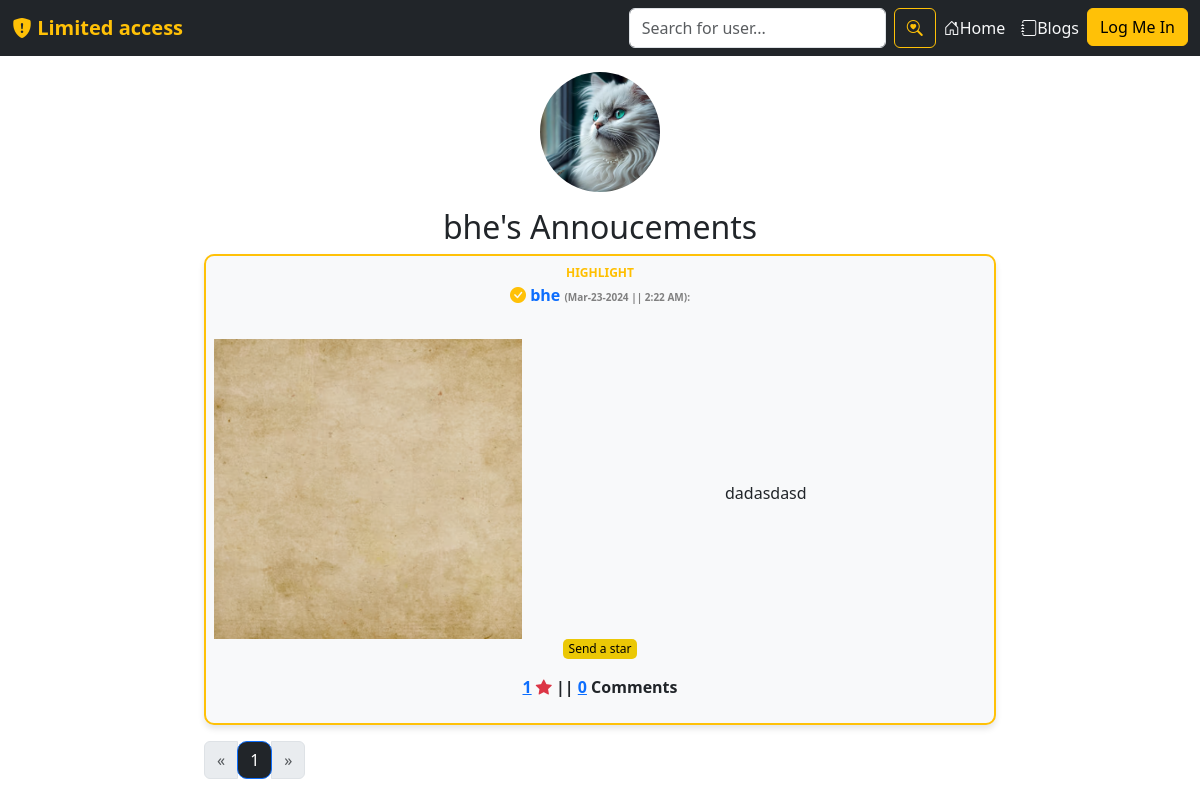
/bhe/announcements/, run on the app's committed database.
### users/models.py (models this page shows, shortened)
class Profile(models.Model):
    user = models.OneToOneField(User, on_delete=models.CASCADE)
    motto = models.TextField(max_length=300, default="Best friends don’t let you do stupid things alone.")
    about_yourself = models.TextField(max_length=2000, default="😀")
    profile_pic = models.ImageField(default='profilepic.jpg',upload_to='profile_pictures')
    q1 = models.TextField(max_length=1000, default="No answer yet.")
    q2 = models.TextField(max_length=1000, default="No answer yet.")
    q3 = models.TextField(max_length=1000, default="No answer yet.")
    q4 = models.TextField(max_length=1000, default="No answer yet.")
    verified = models.BooleanField(default=False)

class BulletinBoard(models.Model):
    id = models.UUIDField(primary_key=True, default=uuid.uuid4)
    user = models.CharField(max_length=100)
    content = models.TextField()
    image = models.ImageField(default='read-me.jpg', upload_to='announcement_pics')
    liked = models.ManyToManyField(User, default=None, blank=True, related_name='liked')
    created_at = models.DateTimeField(default=datetime.now)
    no_of_likes = models.IntegerField(default=0)
    no_of_comments = models.IntegerField(default=0)
    highlight = models.BooleanField(default=False)

### users/views.py (the view)
# urls.py: path('<str:username>/announcements/', views.user_announcements, name='user-announcements'),
def user_announcements(request, username):
    profile = get_object_or_404(Profile, user__username=username)
    announcement_list = BulletinBoard.objects.filter(user=username).order_by('-created_at')
    paginator = Paginator(announcement_list, 18)
    page_number = request.GET.get('page', 1)
    try:
        announcements = paginator.page(page_number)
    except PageNotAnInteger:
        announcements = paginator.page(1)
    except EmptyPage:
        announcements = paginator.page(paginator.num_pages)
    return render(request, 'users/user-announcements.html', {'announcements': announcements, 'username': username, 'profile':profile})

### users/templates/users/user-announcements.html (shortened to what this page needs)
{% extends 'users/base.html' %}
{% block content %}
        <div class="text-center mt-4 pt-5">
            <img width="120" height="120" style="object-fit:cover; border-radius:60px;" src="{{ profile.profile_pic.url }}"/><br>
        </div>
        <div class="text-center pt-3">
            <h2>{{profile.user}}'s Annoucements</h2>
        </div>
        <div class="row justify-content-center">
            <div class="col-md-8 text-center">
                {% for post in announcements %}
                <div class="bg-light border border-2 border-warning p-2 mb-3" style="
                border-radius:10px;
                box-shadow: 0 4px 6px rgba(0, 0, 0, 0.1);
                ">
                <div class="">
                    {% if post.highlight %}
                    <p style="font-size:12px;
                            font-weight:bolder; color:rgb(255, 191, 0);
                            margin-bottom: 1px;">HIGHLIGHT</p>
                        {% endif %}
                    <p class="fw-bold text-warning">
                        <a href="{% url 'profile' username=post.user %}" style="text-decoration: none;">
                            {% if post.highlight %}
                            <i class="bi bi-check-circle-fill text-warning"></i>
                            {% endif %}
                            <span>{{ post.user }}</span>
                        </a>
                            <span style="font-size:10px; color:gray;">
                            ({{ post.created_at|date:"M-d-Y" }} || {{ post.created_at|time:"g:i A" }}):
                        </span>
                    </p>
                <div class="row align-items-center pt-3">
                    <div class="col-lg-5">
                        <a href="{{ post.image.url }}" data-lightbox="image">
                            <img src="{{ post.image.url }}" style="object-fit:cover; width:100%; height: 300px;">
                        </a>
                    </div>
                    <div class="col-lg-7">
                        <p class="text-muted my-4" style="text-align: left;">
                            <div class="bulletin-post" id="post{{ post.id }}">
                                {{ post.content|truncatewords:60 }}
                            </div>
                        </p>
                    </div>
                </div>
            </div>
            <form action="{% url 'users:like-post' %}" method="POST" class="like-form" id="{{post.id}}">
                <p class="fst-italic" style="font-size:12px;">
                    {% if user not in post.liked.all %}
                    <button type="submit" style="border:none; border-radius:5px; background-color:#ebc805;" class="like-btn{{post.id}}">
                        Send a star
                    </button>
                    {% else %}
                    <button type="submit" style="border:none; border-radius:5px; background-color:#ebc805;" class="like-btn{{post.id}}">
                        Unsend star
                    </button>
                    {% endif %}
                    <div class="d-inline fw-bold">
                        <a href="{% url 'users:likers' post.id %}"
                        {% comment %} data-bs-toggle="modal" data-bs-target="#likersModal"> {% endcomment %}
                            <span class="like-count{{post.id}}">{{ post.no_of_likes }}</a></span>
                        <span><i class="bi bi-star-fill text-danger"></i></span> ||
                        <a href="{% url 'users:likers' post.id %}">
                            <span>{{ post.no_of_comments }}</span></a>
                            {% if post.no_of_comments == 1 %}Comment
                            {%else%} Comments {% endif %}
                    </div>
                </p>
            </form>
        </div>
                {% endfor %}
        <div class="pagination text-center">
            <nav aria-label="Page navigation example">
                <ul class="pagination">
                    <li class="page-item {% if not announcements.has_previous %}disabled{% endif %}">
                        <a class="page-link" href="?page=1" aria-label="Previous">
                            <span aria-hidden="true">&laquo;</span>
                        </a>
                    </li>
                    {% for page_num in announcements.paginator.page_range %}
                    <li class="page-item {% if page_num == announcements.number %}active{% endif %}">
                        <a class="page-link bg-dark" style="border-radius:10px;" href="?page={{ page_num }}">{{ page_num }}</a>
                    </li>
                    {% endfor %}
                    {% if announcements.has_next %}
                    <li class="page-item">
                        <a class="page-link" href="?page={{ announcements.next_page_number }}" aria-label="Next">
                            <span aria-hidden="true">&raquo;</span>
                        </a>
                    </li>
                    {% else %}
                    <li class="page-item disabled">
                        <span class="page-link" aria-hidden="true">&raquo;</span>
                    </li>
                    {% endif %}
                </ul>
            </nav>
        </div>
            </div>
        </div>
{% endblock %}

### data on the page
Profile: profile_pic (picture), user "bhe"
BulletinBoard: highlight "HIGHLIGHT", user "bhe", created_at "Mar-23-2024", created_at "2:22 AM", image (picture), content "dadasdasd", no_of_likes "1", no_of_comments "0", shows "Comments"

### other printed values
{{ page_num }} "1"
